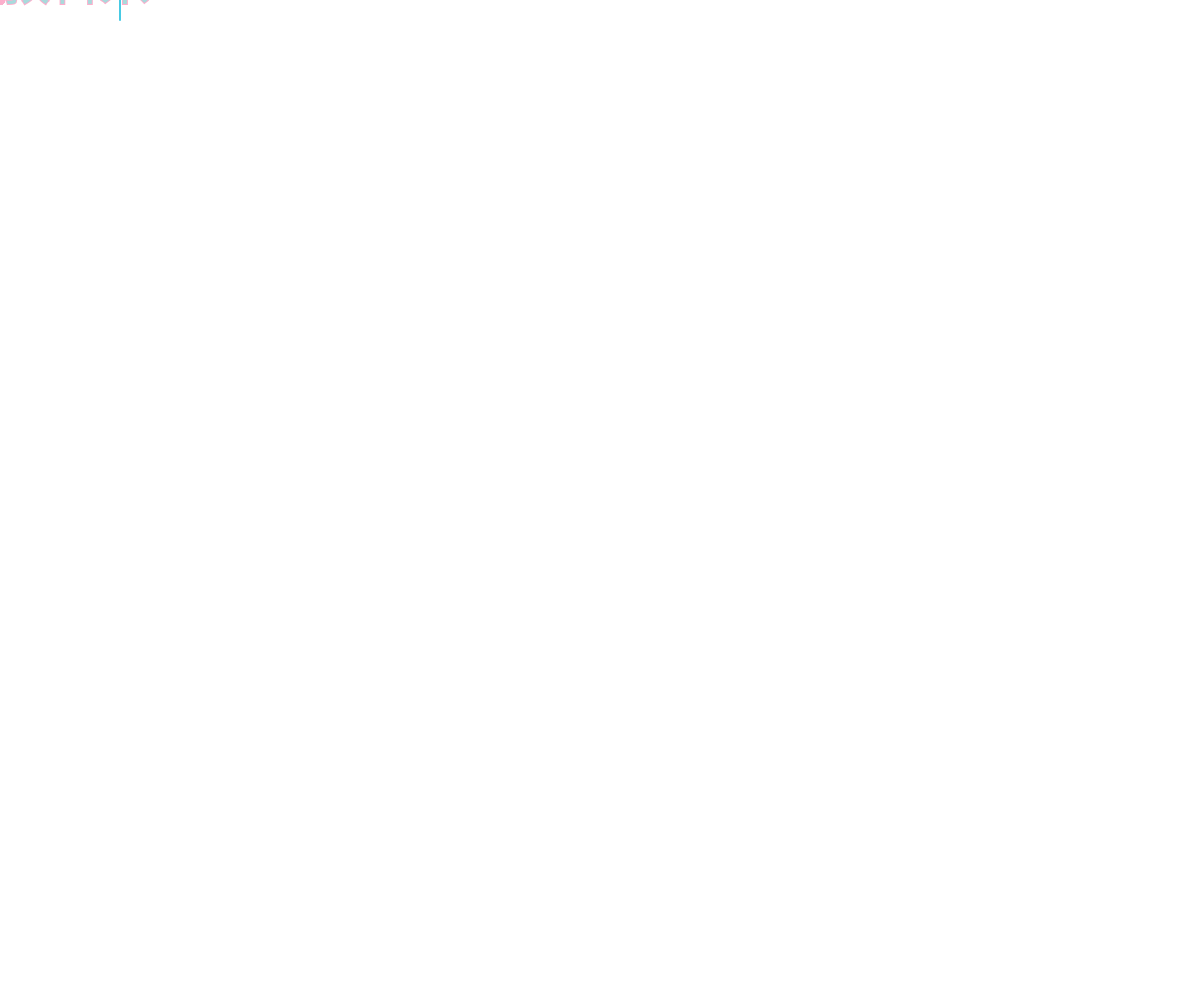
Frame 1 (no input)
Frame 60 (no input): identical to frame 1, image omitted
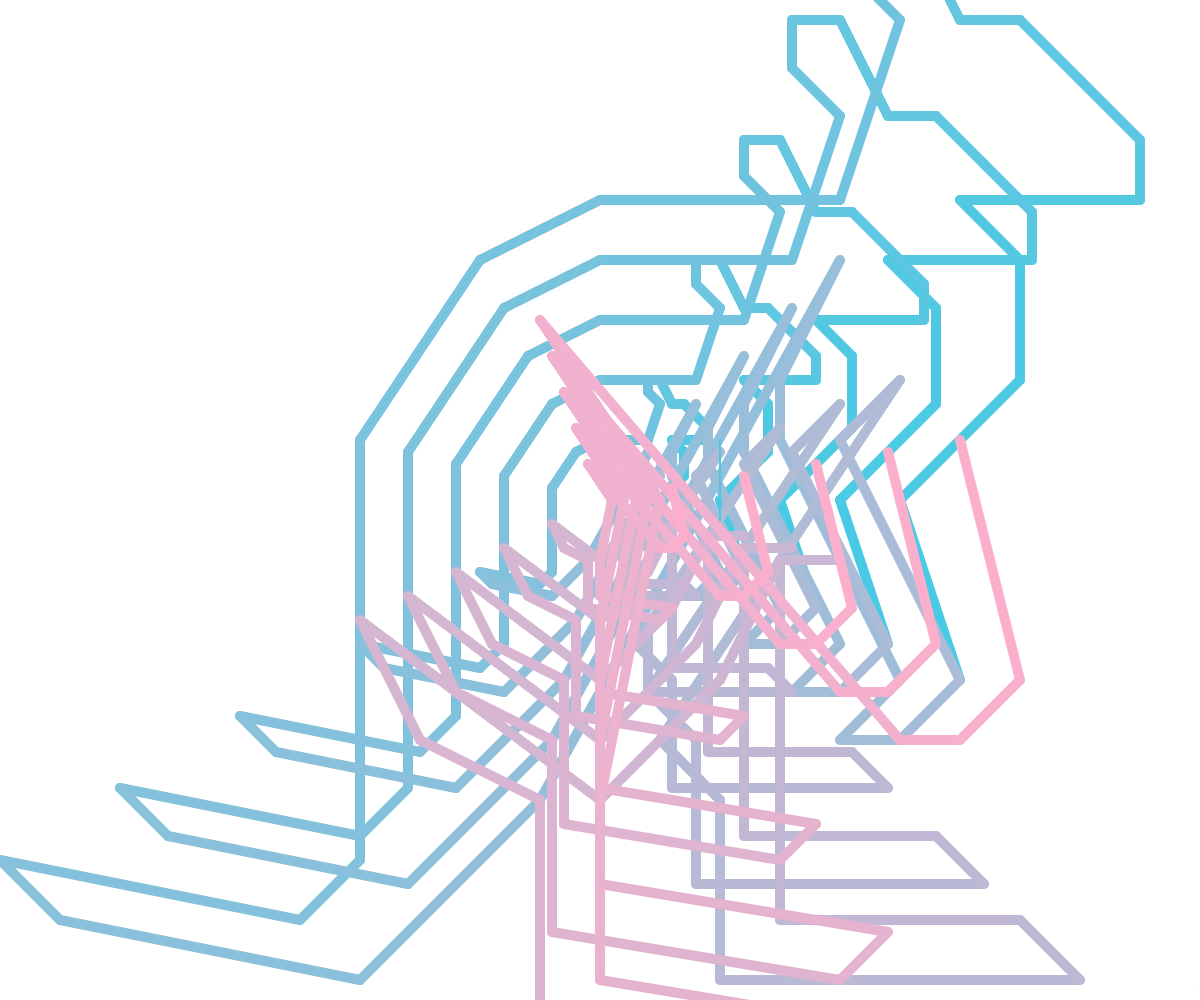
Frame 120 (the mouse pressed at the canvas centre since frame 60)

The p5.js sketch that drew these frames (run headless with seeded random() and noise() and a simulated clock; from frame 60 on, the mouse is pressed at the canvas centre):

// p5.js sketch
// ── sketch.js
let points  = [[6, -3], [5, 0], [7, 2],[7,4],[6,5],[9,5],[9,6],[8,7],[7,8],[6,8],[5,10],[4,10],[4,9],[5,8],[4,5],[0,5],[-2,4],[-4,1],[-4,-6],[-5,-7],[-10,-6],[-9,-7],[-4,-8],[-3,-7],[-1,-5],[4,4],[3,2],[3,1],[5,-3],[4,-4],[5,-4],[6,-3],[4,1],[5,2],[1,-4],[2,-5],[2,-8],[8,-8],[7,-7],[3,-7],[3,-1],[4,-1],[3,-1],[2,-3],[0,-5],[-4,-2],[-3,-4],[-1,-5],[-1,-9],[5,-10],[6,-9],[0,-8],[0,-5],[1,0],[-1,3],[5,-4],[6,-4],[7,-3],[6,1]]; //list資料，

function setup() {   
  createCanvas(windowWidth, windowHeight); 
  
  for (let i = 0; i < points.length; i++) {
    for (let j = 0; j < points[i].length; j++) {
      points[i][j] = points[i][j] * 20;
    }
  }
}


function draw() {
  background(255)

  translate(mouseX, mouseY); 
  scale(1, -1); 

  for (let i = 0; i < points.length-1; i++) {
    let ratio1 = map(i, 0, points.length-1, 0, 1);
    let ratio2 = map(i+1, 0, points.length-1, 0, 1);
    let clr = lerpColor(color("#48cae4"), color("#ffafcc"), ratio1);
    let middlecolor = lerpColor(color("#48cae4"), color("#ffafcc"), (ratio1+ratio2)/2)
    stroke(clr);
    strokeWeight(10);
    for(k=1;k<6;k++){
      textSize(25*(mouseX/1000)*k)
      line(points[i][0]*(mouseX/1000)*k, points[i][1]*(mouseX/1000)*k, points[i+1][0]*(mouseX/1000)*k, points[i+1][1]*(mouseX/1000)*k);
    }
  }
  scale(1, -1); 
  strokeWeight(2)
  textSize(50)
  fill("#a8dadc")
  text("教科系",mouseX,mouseY)
  
  let clr = lerpColor(color("#48cae4"), color("#ffafcc"), map(0, 0, points.length-1, 0, 1));
  stroke(clr);
  line(points[points.length-1][0], points[points.length-1][1], points[0][0], points[0][1]); 
}
